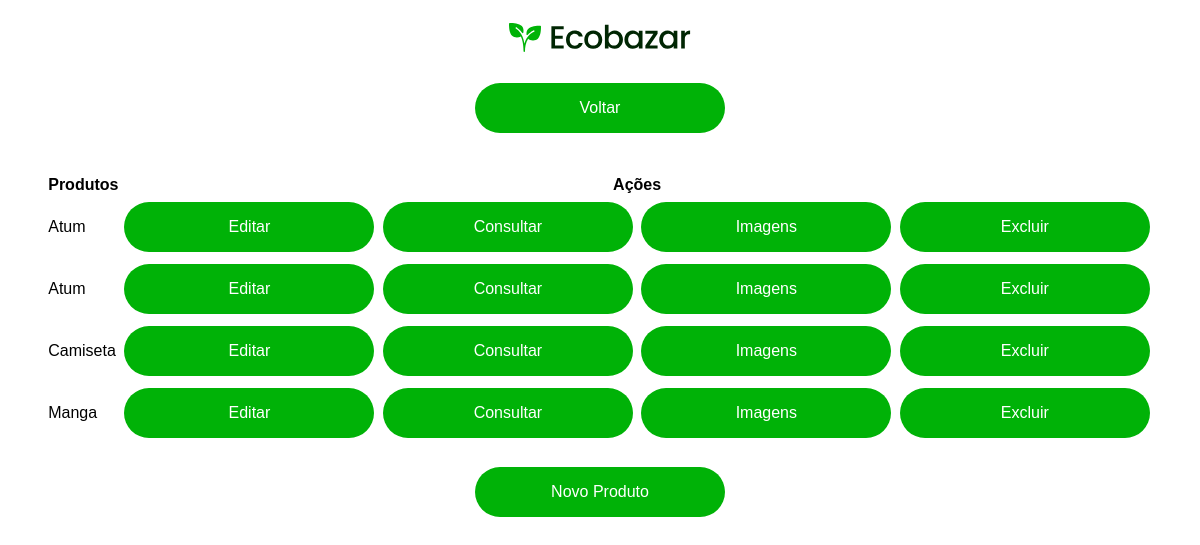
The page /adm/produtos/produto.php on the database as committed earlier.
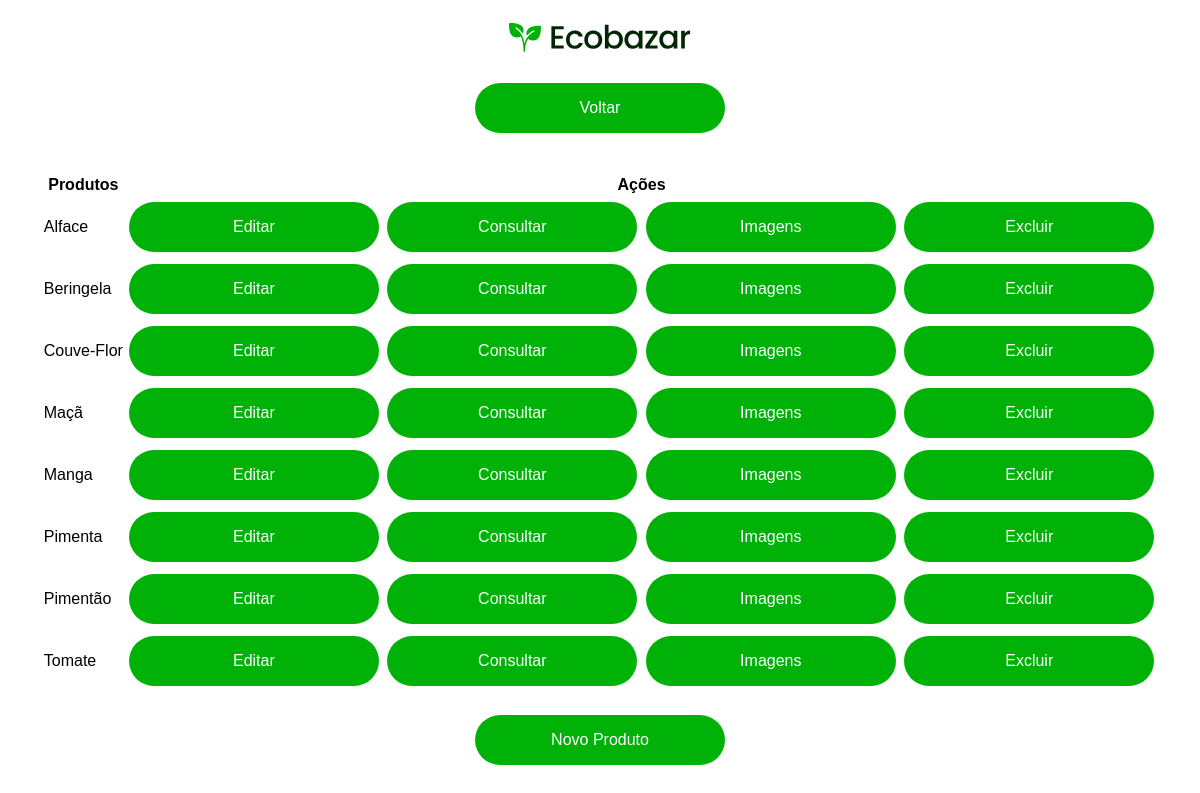
The same page on the database as committed later.
### tables this page shows
CREATE TABLE `produto` (
  `codigo_prod` varchar(10) NOT NULL,
  `nome_pro` varchar(50) DEFAULT NULL,
  `descricao` varchar(255) DEFAULT NULL,
  `valor_unitario` decimal(10,2) DEFAULT NULL,
  `quantidade` decimal(5,0) DEFAULT NULL,
  `peso` varchar(10) DEFAULT NULL,
  `dimensoes` varchar(15) DEFAULT NULL,
  `unidade_venda` varchar(3) DEFAULT NULL,
  `id_categoria` int(11) NOT NULL
);

### adm/produtos/produto.php (the view, shortened to what this page needs)
<?php
$bd = conectar();
$select = "SELECT * FROM produto order by nome_pro";
$response = $bd->query($select);
?>
<!DOCTYPE html>
<html lang="pt-br">
<head>
    <link rel="stylesheet" href="../../stylesheet/adm.css">
    <link rel="shortcut icon" href="../../stylesheet/assets/logo_planta.svg" type="image/x-icon">
</head>
<body>
    <header>
        <br>
        <div class="Header">
            <div class="Logo">
                <a href="../../index.php">
                    <img src="../../stylesheet/assets/logo.svg" alt="Ecobazar Logo">
                </a>
            </div>
        </div>
        <br>
    </header>
    <a href="../index.php"><button class="btn_voltar">Voltar</button></a>
    <br>
    <table>
        <thead>
            <tr>
                <th>Produtos</th>
                <br>
                <th>Ações</th>
            </tr>
        </thead>
        <tbody>
            <?php
            while ($produtos = $response->fetch()) {
                echo "<tr>";
                echo "<td>";
                echo $produtos["nome_pro"];
                echo "</td>";
                echo "<td>";
                echo " <a href='acoes/editar/editar.php?codigo_prod=" . $produtos['codigo_prod'] . "'><button>Editar</button></a>";
                echo " <a href='acoes/consultar/consultar.php?codigo_prod=" . $produtos['codigo_prod'] . "'><button>Consultar</button></a>";
                echo " <a href='acoes/imagens/imagens.php?codigo_prod=" . $produtos['codigo_prod'] . "'><button>Imagens</button></a>";
                echo " <a href='acoes/excluir/excluir.php?codigo_prod=" . $produtos['codigo_prod'] . "'><button>Excluir</button></a>";
                echo "</td>";
                echo "</tr>";
            }
            ?>
        </tbody>
    </table>
    <br>
    <a href="acoes/inserir/novo.php"><button>Novo Produto</button></a>
</body>
</html>

### stylesheet/adm.css (style rules this page uses)
body { font-family: Arial, sans-serif; margin: 0; padding: 0; background-color: #ffffff; display: flex; align-items: center; height: 100vh; flex-direction: column; }
button { background-color: #00b207; border: none; color: white; padding: 15px 32px; text-align: center; text-decoration: none; display: inline-block; font-size: 16px; margin: 4px 2px; cursor: pointer; border-radius: 100px; width: 250px; height: 50px; }

Rows that differ between the two databases and show on the page:
removed produto: nome_pro "Atum"
removed produto: nome_pro "Atum"
removed produto: nome_pro "Camiseta"
added produto: nome_pro "Alface"
added produto: nome_pro "Beringela"
added produto: nome_pro "Couve-Flor"
added produto: nome_pro "Maçã"
added produto: nome_pro "Pimenta"
added produto: nome_pro "Pimentão"
added produto: nome_pro "Tomate"
